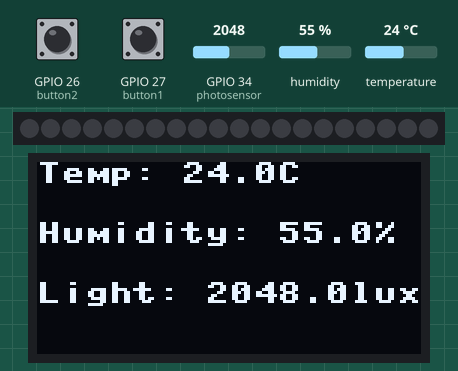
Recording of a program running on a simulated ESP32 board running MicroPython. Shown: 20 RGB LEDs in strip order, left to right, 128×64 one-colour display. The test bench sets the inputs (shaded band); at power-on: humidity 55 %, temperature 24 °C, GPIO 34 (photosensor) = 2048, GPIO 27 (button1) HIGH, GPIO 26 (button2) HIGH (analog values on the 0–4095 scale). Library files of the repository ran but are not shown: sh1106.py, dht12.py.

Above: at 1.3 s.
1.4 s: humidity set to 51 %
At 14.9 s:
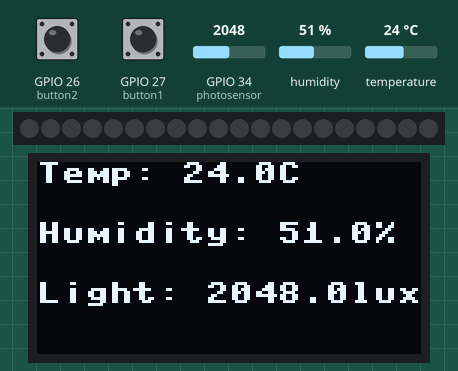
15.3 s: humidity set to 48 %
At 26.8 s:
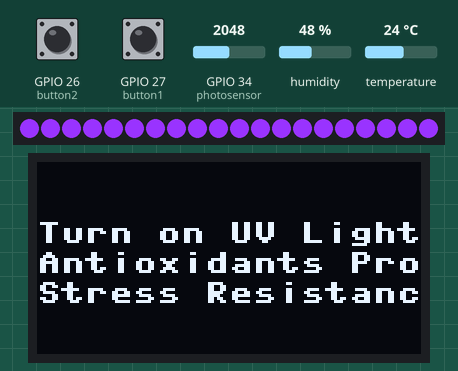
29.3 s: temperature set to 41 °C
At 33.3 s:
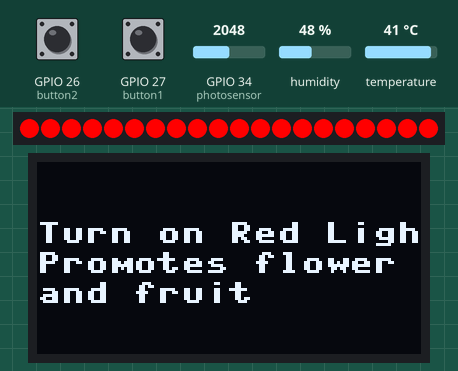
39.5 s: GPIO 34 (photosensor) set to 1944
At 42.2 s:
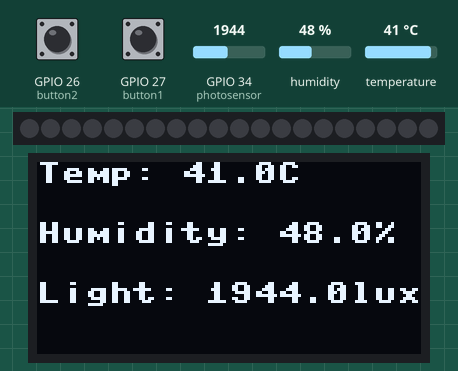
52.5 s: GPIO 27 (button1) pulled LOW for 3 s
At 60.1 s:
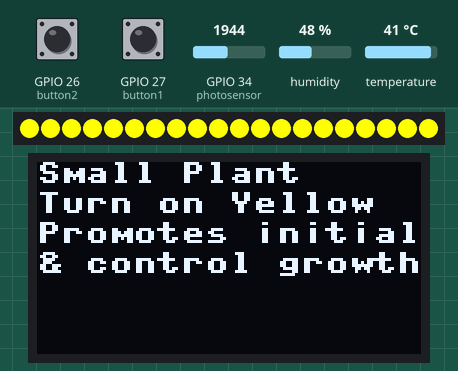
Timing chart, 0 to 61.6 s (numbered marks = the images above; inputs shaded):
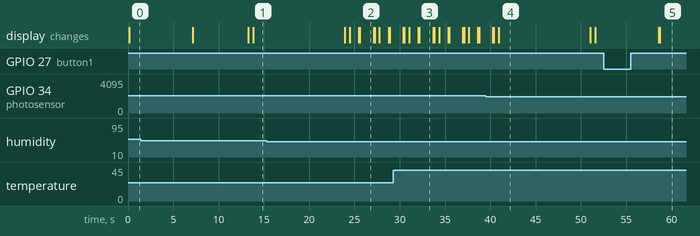

The program:

plantProject.py
```python
from machine import Pin, PWM, ADC, I2C
import sh1106
import dht12
import time
import leds
import random
import Button

i2c = I2C(0, scl=Pin(22), sda=Pin(21))
sensor = dht12.DHT12(i2c)
photosensor = ADC(Pin(34))
button1 = Button.Button(27)
button2 = Button.Button(26)
oled_width = 128
oled_height = 64
oled = sh1106.SH1106_I2C(i2c)
show_initial_message=0
ledoff=0

try:
    while True:
            oled.fill(0)#Como un clear
            sensor.measure()
            temp = sensor.temperature()
            humidity = sensor.humidity()
            light = photosensor.read()

            oled.text('Temp: {:.1f}C'.format(temp), 0, 0)
            oled.text('Humidity: {:.1f}%'.format(humidity), 0, 20)
            oled.text('Light: {:.1f}lux'.format(light), 0, 40)
            oled.show()
            time.sleep(1)
            oled.fill(0)

            if 15<temp<20 and 50<humidity<70 and 800<light<2000:
                leds.blue()
                oled.text('Turn on Blue Light', 0, 20)
                oled.text('Promotes initial growth', 0, 30)
                oled.text('growth', 0, 40)
                oled.show()
                time.sleep(1.5)
                oled.fill(0)

            elif temp>25 and 40<humidity<60 and light>2000:
                leds.red()
                oled.text('Turn on Red Light', 0, 20)
                oled.text('Promotes flower', 0, 30)
                oled.text('and fruit', 0, 40)
                oled.show()
                time.sleep(1.5)
                oled.fill(0)

            elif 20<temp<25 and 40<humidity<96 and 1000<light<2000:
                    oled.text('No extra light', 0, 20)
                    oled.show()
                    leds.off()
                    time.sleep(3)
                    oled.fill(0)

            elif 15<temp<25 and humidity<50 and light>2000:
                leds.uv()
                oled.text('Turn on UV Light', 0, 20)
                oled.text('Antioxidants Production', 0, 30)
                oled.text('Stress Resistance', 0, 40)
                oled.show()
                time.sleep(1.5)
                oled.fill(0)

            elif 15<temp<30 and 70<humidity<96 and light>1000:
                leds.white()
                oled.text('Turn on White Light', 0, 20)
                oled.text('Balanced spectrum ', 0, 30)
                oled.text('for continuous growth', 0, 40)
                oled.show()
                time.sleep(10)
                oled.fill(0)


            else:
                npressbutton1 = button1.get_presses()
                npressbutton2 = button2.get_presses()
                if show_initial_message==0 or ledoff==1:
                    oled.text('Click the button', 0, 20)
                    oled.text('to find out', 0, 30)
                    oled.text('which plant its:', 0, 40)
                    oled.show()
                    time.sleep(3)  # Espera para leer el botón
                    oled.fill(0)
                    show_initial_message = 1

                if npressbutton1 == 0:
                    time.sleep(3)
                    oled.fill(0)
                elif npressbutton1 == 1:
                    while npressbutton2 == 0:
                        oled.fill(0)
                        leds.yellow()
                        oled.text('Small Plant', 0, 0)
                        oled.text('Turn on Yellow', 0, 10)
                        oled.text('Promotes initial', 0, 20)
                        oled.text('& control growth', 0, 30)
                        oled.show()
                        time.sleep(3)
                        npressbutton2 = button2.get_presses()
                        npressbutton1=0
                    leds.off()
                    ledoff=1
                    oled.fill(0)
                elif npressbutton1 == 2:
                    while npressbutton2 == 0:
                        oled.fill(0)
                        leds.green()
                        oled.text('Medium Plant', 0, 0)
                        oled.text('Turn on Green', 0, 10)
                        oled.text('Supports lower', 0, 20)
                        oled.text('plant parts', 0, 30)
                        oled.show()
                        time.sleep(3)
                        npressbutton2 = button2.get_presses()
                        npressbutton1=0
                    leds.off()
                    ledoff=1
                    oled.fill(0)
                elif npressbutton1 >= 3:
                    while npressbutton2 == 0:
                        oled.fill(0)
                        leds.red()
                        oled.text('Big/Mature Plant', 0, 0)
                        oled.text('Turn on Red', 0, 10)
                        oled.text('Promotes flower', 0, 20)
                        oled.text('Energy efficiency', 0, 30)
                        oled.show()
                        time.sleep(1.5)
                        npressbutton2 = button2.get_presses()
                        npressbutton1=0
                    leds.off()
                    ledoff = 1

            oled.fill(0)
            leds.off()
            oled.show()
            time.sleep(0.5)

finally:
    leds.off()
    oled.fill(0)
    oled.show()
```

leds.py
```python
from machine import Pin
from neopixel import NeoPixel
from time import sleep

n=20
pixels = NeoPixel(Pin(25), n)

def off():
  off = (0, 0, 0)
  for i in range(n):
    pixels[i] = off
  pixels.write()
  sleep(0.1)

def blue():
  azul = (0, 102, 255)
  for i in range(n):
    pixels[i] = azul
  pixels.write()
  sleep(0.1)

def red():
  rojo = (255, 0, 0)
  for i in range(n):
    pixels[i] = rojo
  pixels.write()
  sleep(0.1)

def uv():
  purple = (153, 51, 255)
  for i in range(n):
    pixels[i] = purple
  pixels.write()
  sleep(0.1)

def white():
  white = (255, 255, 255)
  for i in range(n):
    pixels[i] = white
  pixels.write()
  sleep(0.1)

def yellow():
  yellow = (255, 255, 0)
  for i in range(n):
    pixels[i] = yellow
  pixels.write()
  sleep(0.1)

def green():
  green = (0, 204, 0)
  for i in range(n):
    pixels[i] = green
  pixels.write()
  sleep(0.1)
```

Button.py
```python
from machine import Pin
import time

class Button:
    def __init__(self, pin_number):
        self.button = Pin(pin_number, Pin.IN, Pin.PULL_UP)
        self.npressbutton = 0
        self.last_press_time = 0
        self.button.irq(trigger=Pin.IRQ_FALLING, handler=self.button_is_pressed)

    """Check if button is pressed"""
    def button_is_pressed(self, pin):
        current_time = time.ticks_ms()
        if time.ticks_diff(current_time, self.last_press_time) > 200:  # Antirrebote de 200ms
            self.last_press_time = current_time
            self.npressbutton += 1

    """Count every time button is pressed"""
    def get_presses(self):
        presses = self.npressbutton
        time.sleep(3)
        self.npressbutton = 0  # Reinicia después de leer
        return presses
```

Measured:
- the behaviour switches between 50 and 49 % on humidity (found by bisection; images 1 and 2)
- the behaviour switches between 2001 and 2000 on GPIO 34 (photosensor) (found by bisection; images 3 and 4)
- after the input at 15.3 s, the display: first differs from a run without the input after 9.2 s (image 2 shows a later state)
- what the display in image 2 shows lasts 1.5 s, from 25.6 s to 27.1 s
- what the display in image 4 shows lasts 10.1 s, from 40.9 s to 51.0 s
